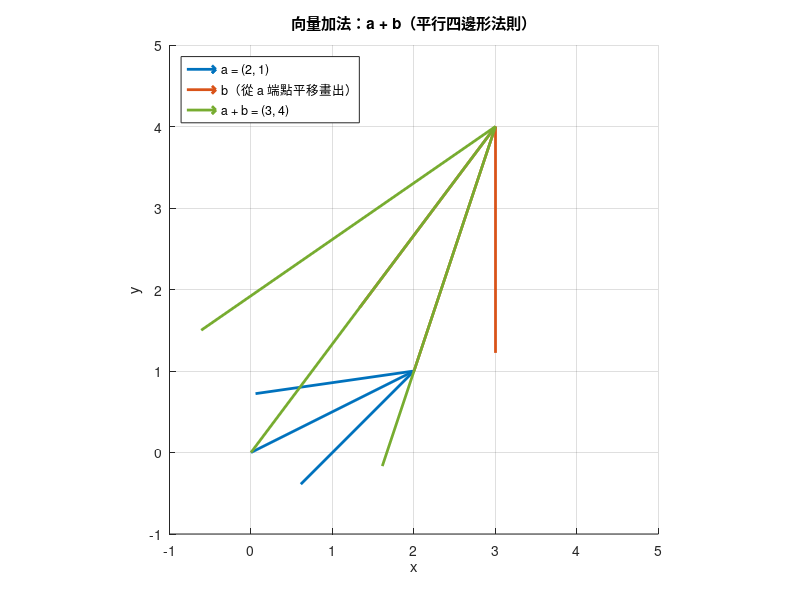
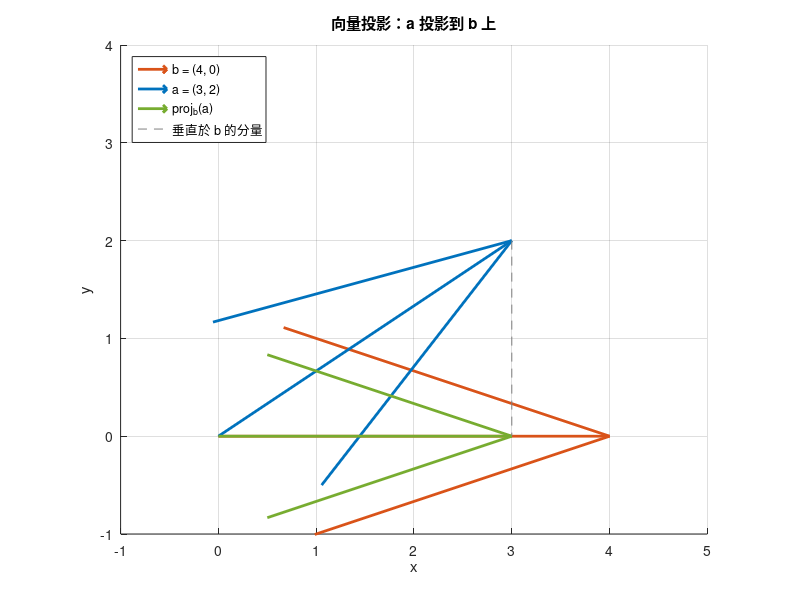

The MATLAB source for these figures, in order:
% 注意：本檔案已在 MATLAB R2025a 驗證通過（輸出數值與同章 Python 版本一致），亦相容於 GNU Octave 10.2。
%
% 第 1 章：向量基礎（MATLAB 實作）
%
% 本腳本示範：
%   1. 純量與向量的建立（行向量／列向量）
%   2. 向量加法、純量乘法（含幾何圖示）
%   3. 向量的範數（L1、L2、L∞）
%   4. 內積、夾角、正交性判斷
%   5. 單位向量（normalize）
%   6. 向量投影（projection）
%
% 執行方式：於 MATLAB 中執行 run('ch01_vectors.m')

clear; clc; close all;

%% 1. 純量與向量
disp('============================================================')
disp('1. 純量與向量')
disp('============================================================')

s = 3.0;
fprintf('純量 s = %.1f\n', s);

% 行向量（column vector）：MATLAB 中用分號分隔各元素
v_col = [2; 3];
disp('行向量 v (column vector):')
disp(v_col)

% 列向量（row vector）：MATLAB 中用逗號（或空白）分隔各元素
v_row = [2, 3];
disp('列向量 v (row vector):')
disp(v_row)

%% 2. 向量加法與純量乘法
disp('============================================================')
disp('2. 向量加法與純量乘法')
disp('============================================================')

a = [2, 1];
b = [1, 3];

a_plus_b = a + b;
fprintf('向量 a = [%d, %d]\n', a(1), a(2));
fprintf('向量 b = [%d, %d]\n', b(1), b(2));
fprintf('向量 a + b = [%d, %d]\n', a_plus_b(1), a_plus_b(2));

k = 2;
k_times_a = k * a;
fprintf('純量乘法 %d * a = [%d, %d]\n', k, k_times_a(1), k_times_a(2));

%% 3. 向量的長度／範數（L1、L2、L∞）
disp('============================================================')
disp('3. 向量的長度／範數')
disp('============================================================')

v = [3, -4];
fprintf('向量 v = [%d, %d]\n', v(1), v(2));

l1_norm = norm(v, 1);
l2_norm = norm(v, 2);
linf_norm = norm(v, Inf);

fprintf('L1 範數 ||v||_1 = %.4f\n', l1_norm);
fprintf('L2 範數 ||v||_2 = %.4f\n', l2_norm);
fprintf('L∞ 範數 ||v||_inf = %.4f\n', linf_norm);

%% 4. 內積、夾角與正交性
disp('============================================================')
disp('4. 內積、夾角與正交性')
disp('============================================================')

u = [1, 2];
w = [3, -1];

dot_uw = dot(u, w);
fprintf('向量 u = [%d, %d]\n', u(1), u(2));
fprintf('向量 w = [%d, %d]\n', w(1), w(2));
fprintf('內積 u . w = %d\n', dot_uw);

norm_u = norm(u);
norm_w = norm(w);
cos_theta = dot_uw / (norm_u * norm_w);
theta_rad = acos(cos_theta);
theta_deg = rad2deg(theta_rad);

fprintf('|u| = %.6f\n', norm_u);
fprintf('|w| = %.6f\n', norm_w);
fprintf('cos(theta) = %.6f\n', cos_theta);
fprintf('theta (degrees) = %.6f\n', theta_deg);

% 正交性判斷：內積是否為 0
p = [1, 0];
q = [0, 1];
dot_pq = dot(p, q);
fprintf('\n向量 p = [%d, %d]、向量 q = [%d, %d]\n', p(1), p(2), q(1), q(2));
if abs(dot_pq) < 1e-10
    fprintf('p . q = %d -> p 與 q 正交\n', dot_pq);
else
    fprintf('p . q = %d -> p 與 q 不正交\n', dot_pq);
end

%% 5. 單位向量（normalize）
disp('============================================================')
disp('5. 單位向量（normalize）')
disp('============================================================')

x = [3, 4];
x_norm = norm(x);
x_unit = x / x_norm;

fprintf('向量 x = [%d, %d]\n', x(1), x(2));
fprintf('|x| = %.4f\n', x_norm);
fprintf('單位向量 x_hat = x / |x| = [%.4f, %.4f]\n', x_unit(1), x_unit(2));
fprintf('驗證 |x_hat| = %.4f\n', norm(x_unit));

%% 6. 向量投影（projection of a onto b）
disp('============================================================')
disp('6. 向量投影（projection of a onto b）')
disp('============================================================')

a2 = [3, 2];
b2 = [4, 0];

scalar_proj = dot(a2, b2) / norm(b2);
proj_vec = (dot(a2, b2) / dot(b2, b2)) * b2;

fprintf('向量 a = [%d, %d]\n', a2(1), a2(2));
fprintf('向量 b = [%d, %d]\n', b2(1), b2(2));
fprintf('純量投影 (scalar projection) = %.4f\n', scalar_proj);
fprintf('向量投影 proj_b(a) = [%.4f, %.4f]\n', proj_vec(1), proj_vec(2));

%% 7. 幾何圖示：向量加法
disp('============================================================')
disp('7. 繪製向量加法幾何圖')
disp('============================================================')

figure('Position', [100, 100, 500, 500]);
hold on;
quiver(0, 0, a(1), a(2), 0, 'Color', [0 0.447 0.741], 'LineWidth', 2, 'MaxHeadSize', 0.5);
quiver(a(1), a(2), b(1), b(2), 0, 'Color', [0.85 0.325 0.098], 'LineWidth', 2, 'MaxHeadSize', 0.5);
quiver(0, 0, a_plus_b(1), a_plus_b(2), 0, 'Color', [0.466 0.674 0.188], 'LineWidth', 2, 'MaxHeadSize', 0.5);
xlim([-1, 5]);
ylim([-1, 5]);
axis equal;
grid on;
xlabel('x');
ylabel('y');
title('向量加法：a + b（平行四邊形法則）');
legend('a = (2, 1)', 'b（從 a 端點平移畫出）', 'a + b = (3, 4)', 'Location', 'northwest');
saveas(gcf, 'vector_addition_matlab.png');
fprintf('已儲存向量加法示意圖至: vector_addition_matlab.png\n');

%% 8. 幾何圖示：向量投影
figure('Position', [100, 100, 500, 500]);
hold on;
quiver(0, 0, b2(1), b2(2), 0, 'Color', [0.85 0.325 0.098], 'LineWidth', 2, 'MaxHeadSize', 0.5);
quiver(0, 0, a2(1), a2(2), 0, 'Color', [0 0.447 0.741], 'LineWidth', 2, 'MaxHeadSize', 0.5);
quiver(0, 0, proj_vec(1), proj_vec(2), 0, 'Color', [0.466 0.674 0.188], 'LineWidth', 2, 'MaxHeadSize', 0.5);
plot([a2(1), proj_vec(1)], [a2(2), proj_vec(2)], '--', 'Color', [0.5 0.5 0.5]);
xlim([-1, 5]);
ylim([-1, 4]);
axis equal;
grid on;
xlabel('x');
ylabel('y');
title('向量投影：a 投影到 b 上');
legend('b = (4, 0)', 'a = (3, 2)', 'proj_b(a)', '垂直於 b 的分量', 'Location', 'northwest');
saveas(gcf, 'vector_projection_matlab.png');
fprintf('已儲存向量投影示意圖至: vector_projection_matlab.png\n');

fprintf('\n全部範例執行完畢。\n');
